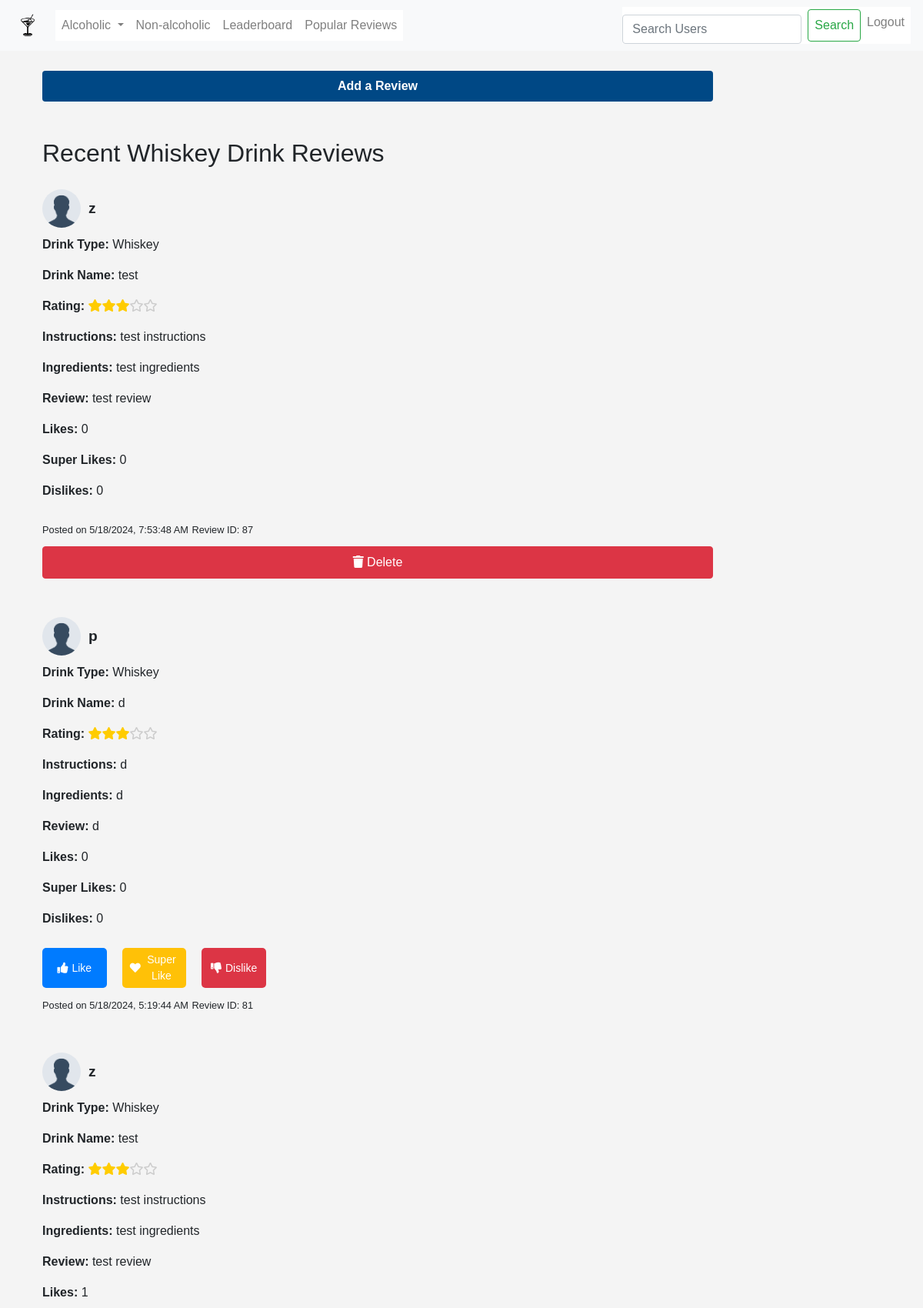
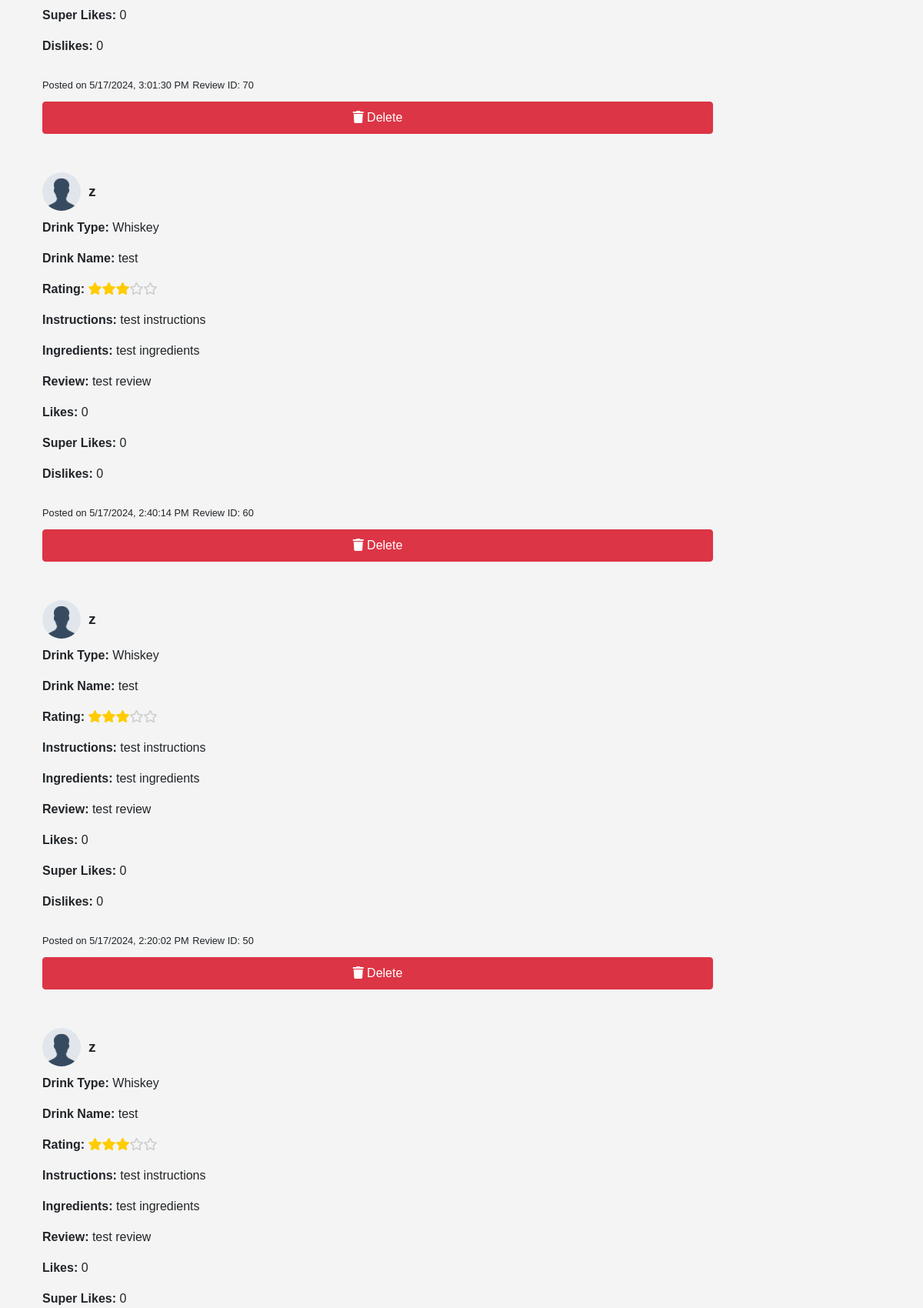
Page /whiskey (signed in, upper part) on the committed database (2 pictures, top to bottom).
### app/models.py (models this page shows, shortened)
class Post(db.Model):
    id = db.Column(db.Integer, primary_key=True)
    content = db.Column(db.Text, nullable=False)
    user_id = db.Column(db.Integer, db.ForeignKey('user.id'), nullable=False)
    drink_type = db.Column(db.String(50), nullable=False)
    created_at = db.Column(db.DateTime, default=datetime.utcnow)
    likes = db.Column(db.Integer, default=0)
    super_likes = db.Column(db.Integer, default=0)
    dislikes = db.Column(db.Integer, default=0)

class User(UserMixin, db.Model):
    id = db.Column(db.Integer, primary_key=True)
    username = db.Column(db.String(80), unique=True, nullable=False)
    email = db.Column(db.String(120), unique=True, nullable=False)
    password_hash = db.Column(db.String(128), nullable=False)
    salt = db.Column(db.String(64), nullable=False)
    created_at = db.Column(db.DateTime, default=datetime.utcnow)
    avatar = db.Column(db.String(120), nullable=False, default='images/avatars/default_avatar.png')
    posts = db.relationship('Post', backref='author', lazy=True)
    @property
    def is_authenticated(self):
        return True

### app/routes.py (the view)
@routes.route('/whiskey')
@login_required
def whiskey():
    recent_reviews = Post.query.filter_by(drink_type='whiskey').order_by(Post.created_at.desc()).all()
    for review in recent_reviews:
        review.user = User.query.get(review.user_id)
    return render_template('drink_review.html', drink_type='Whiskey', reviews=recent_reviews)

### app/templates/drink_review.html (shortened to what this page needs)
{% extends "base.html" %}
{% block content %}
<div class="container">
    <div class="row">
        <div class="col-md-12">
            <button id="toggle-review-form" class="btn btn-primary mb-4">Add a Review</button>
        </div>
    </div>
    <div class="row mt-4">
        <div class="col-md-12">
            <h2>Recent {{ drink_type|replace('_', '-')|capitalize }} Drink Reviews</h2>
            <div id="drink-reviews">
                {% for review in reviews %}
                <div class="review">
                    <div class="review-body">
                        <div class="review-header">
                            <img src="{{ url_for('static', filename=review.user.avatar) }}" alt="{{ review.user.username }}'s avatar" class="avatar">
                            <strong>{{ review.user.username }}</strong>
                        </div>
                        <div class="review-content-container">
                            {% set content_parts = review.content.split(",") %}
                            {% if content_parts|length >= 5 %}
                                <p><strong>Drink Type:</strong> {{ review.drink_type|replace('_', '-')|capitalize }}</p>
                                <p><strong>Drink Name:</strong> {{ content_parts[0].split(":")[1].strip() if ":" in content_parts[0] else "N/A" }}</p>
                                <p><strong>Rating:</strong>
                                    <span class="review-rating" data-rating="{{ content_parts[1].split(":")[1].strip() if ":" in content_parts[1] else 0 }}"></span>
                                </p>
                                <p><strong>Instructions:</strong> {{ content_parts[2].split(":")[1].strip() if ":" in content_parts[2] else "N/A" }}</p>
                                <p><strong>Ingredients:</strong> {{ content_parts[3].split(":")[1].strip() if ":" in content_parts[3] else "N/A" }}</p>
                                <p><strong>Review:</strong> {{ content_parts[4].split(":")[1].strip() if ":" in content_parts[4] else "N/A" }}</p>
                                <p><strong>Likes:</strong> <span id="like-count-{{ review.id }}">{{ review.likes }}</span></p>
                                <p><strong>Super Likes:</strong> <span id="super-like-count-{{ review.id }}">{{ review.super_likes }}</span></p>
                                <p><strong>Dislikes:</strong> <span id="dislike-count-{{ review.id }}">{{ review.dislikes }}</span></p>
                                {% if review.user_id != session['user_id'] %}
                                <div class="review-buttons">
                                    <button class="btn btn-like" onclick="likePost({{ review.id }}, 'like')">
                                        <i class="fas fa-thumbs-up"></i> Like
                                    </button>
                                    <button class="btn btn-super-like" onclick="likePost({{ review.id }}, 'super_like')">
                                        <i class="fas fa-heart"></i> Super Like
                                    </button>
                                    <button class="btn btn-dislike" onclick="likePost({{ review.id }}, 'dislike')">
                                        <i class="fas fa-thumbs-down"></i> Dislike
                                    </button>
                                </div>
                                {% endif %}
                            {% else %}
                                <p>Error: Review content is improperly formatted.</p>
                            {% endif %}
                        </div>
                    </div>
                    <small class="post-time" data-time="{{ review.created_at.isoformat() }}">Posted on {{ review.created_at.strftime('%Y-%m-%d %H:%M:%S') }}</small>
                    <small>Review ID: {{ review.id }}</small>
                    {% if review.user_id == session['user_id'] %}
                        <button onclick="deleteReview('{{ review.id }}')" class="btn btn-danger">
                            <i class="fas fa-trash"></i> Delete
                        </button>
                    {% endif %}
                </div>
                {% endfor %}
            </div>
        </div>
    </div>
</div>
{% endblock %}

### app/static/css/Project.css (style rules this page uses)
html, body { width: 100%; height: 100%; margin: 0; padding: 0; overflow-x: hidden; font-family: Arial, sans-serif; background-color: #a5e1e1; }
.row { width: 100%; height: 100%; display: flex; flex-grow: 1; margin: 0; }
input, .btn { width: 80%; margin-top: 10px; padding: 8px; box-sizing: border-box; }
.btn-primary { background-color: #004885; color: white; border: none; font-weight: bold; }
.btn-danger { color: #fff; background-color: #dc3545; border-color: #dc3545; }
.review { padding-top: 20px; margin-bottom: 30px; }
.review-body { display: flex; flex-direction: column; align-items: flex-start; margin-bottom: 10px; flex-wrap: wrap; }
.review-header { display: flex; align-items: center; margin-right: 20px; margin-bottom: 10px; }
.review-header .avatar { width: 50px !important; height: 50px !important; object-fit: cover !important; border-radius: 50% !important; margin-right: 10px !important; }
.review-header strong { font-size: 1.2em; word-wrap: break-word; }
.review-content-container { max-width: 100%; word-wrap: break-word; white-space: normal; display: inline-block; overflow-wrap: break-word; }
.btn-like, .btn-super-like, .btn-dislike { display: inline-flex; align-items: center; justify-content: center; padding: 5px 10px; font-size: 14px; border: none; border-radius: 5px; color: #fff; cursor: pointer; margin-right: 10px; }
.btn-like { background-color: #007bff; }
.btn-super-like { background-color: #ffc107; }
.btn-dislike { background-color: #dc3545; }
.btn-like i, .btn-super-like i, .btn-dislike i { margin-right: 5px; }
.review-buttons { display: flex; gap: 10px; margin-top: 10px; }

### app/static/css/homepage.css (style rules this page uses)
body { font-family: 'Arial', sans-serif; background-color: #f4f4f4; }
.container { max-width: 100%; margin: 0 auto; padding: 0 20px; }

### rows in the picture
Post: avatar (placeholder picture), user.username "z", drink_type "Whiskey", content_parts "test", content_parts "test instructions", content_parts "test ingredients", content_parts "test review", likes "0", super_likes "0", dislikes "0", id "87"
Post: avatar (placeholder picture), user.username "p", drink_type "Whiskey", content_parts "d", likes "0", super_likes "0", dislikes "0", id "81"
Post: avatar (placeholder picture), user.username "z", drink_type "Whiskey", content_parts "test", content_parts "test instructions", content_parts "test ingredients", content_parts "test review", likes "1", super_likes "0", dislikes "0", id "70"
Post: avatar (placeholder picture), user.username "z", drink_type "Whiskey", content_parts "test", content_parts "test instructions", content_parts "test ingredients", content_parts "test review", likes "0", super_likes "0", dislikes "0", id "60"
Post: avatar (placeholder picture), user.username "z", drink_type "Whiskey", content_parts "test", content_parts "test instructions", content_parts "test ingredients", content_parts "test review", likes "0", super_likes "0", dislikes "0", id "50"
Post: avatar (placeholder picture), user.username "z", drink_type "Whiskey", content_parts "test", content_parts "test instructions", content_parts "test ingredients", content_parts "test review", likes "0", super_likes "0"

### other values in the picture
{{ drink_type|replace('_', '-')|capitalize }} "Whiskey"
